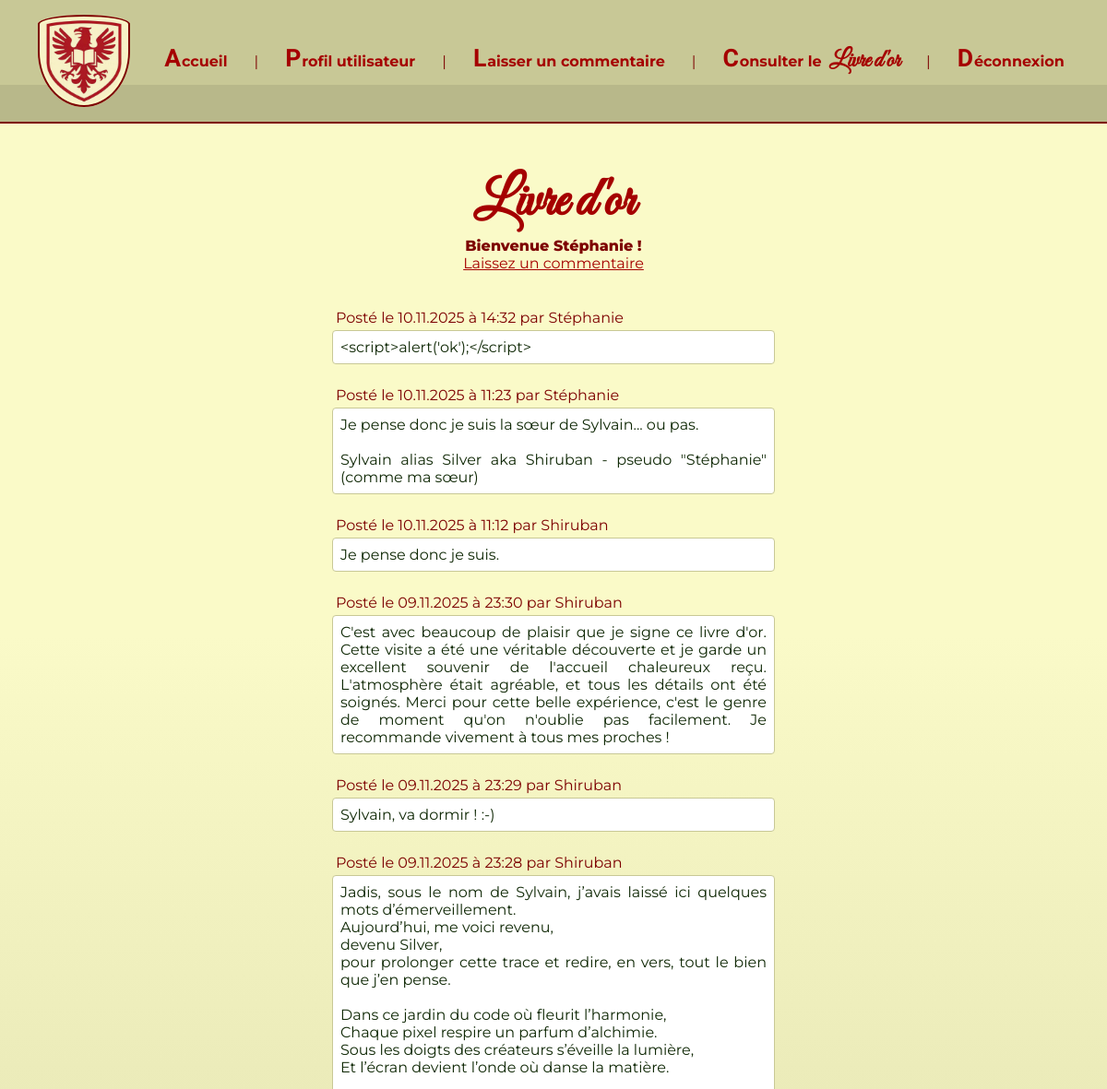
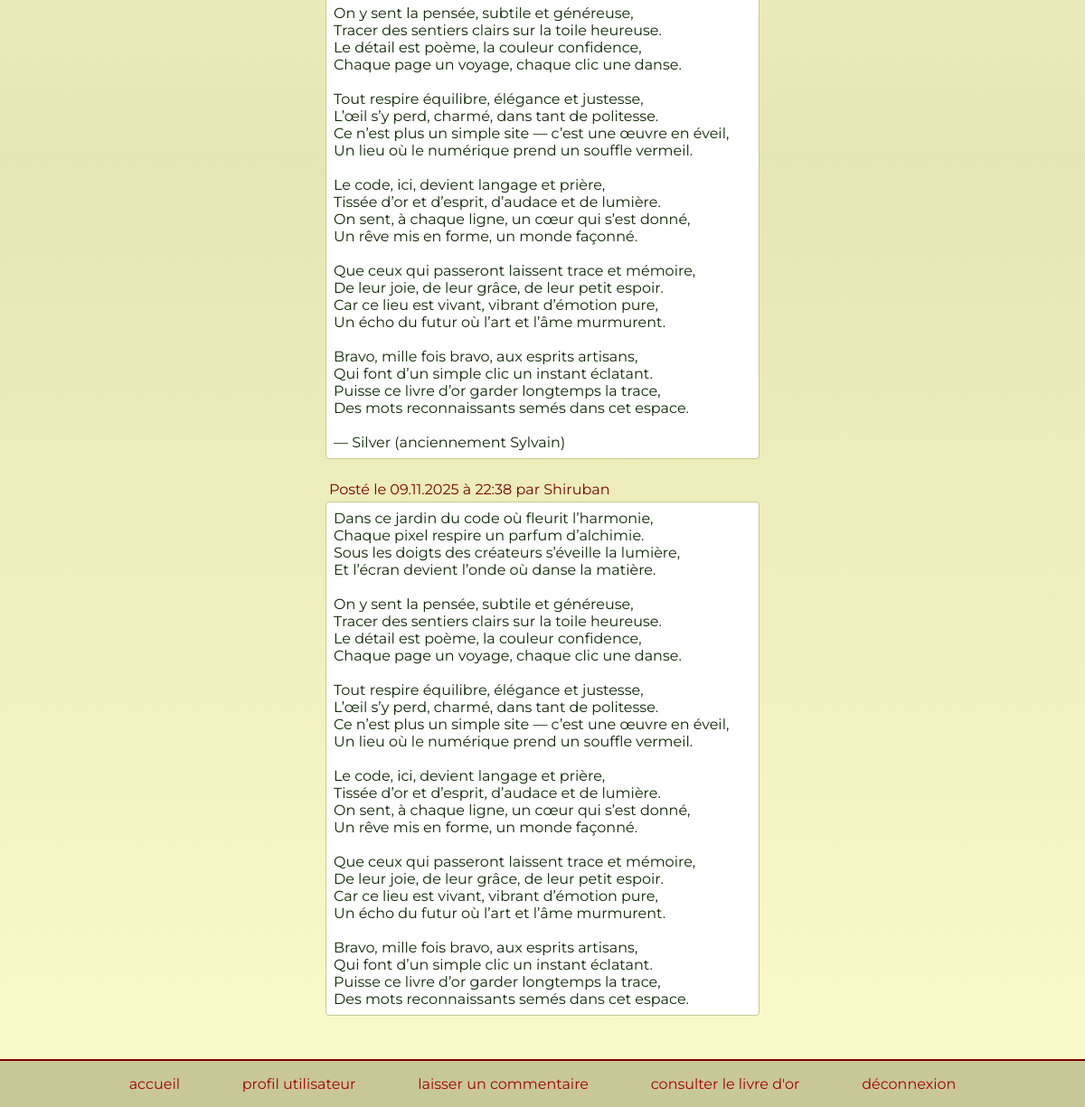
Screenshot of /pages/livre-or.php (signed in) with the database file from the repository (2 pictures, top to bottom).
### tables this page shows
CREATE TABLE `commentaires` (
  `id` int NOT NULL,
  `commentaire` text NOT NULL,
  `id_utilisateur` int NOT NULL,
  `date` datetime NOT NULL DEFAULT CURRENT_TIMESTAMP
);

CREATE TABLE `utilisateurs` (
  `id` int NOT NULL,
  `login` varchar(255) NOT NULL,
  `password` varchar(255) NOT NULL
);

### pages/livre-or.php (the view, shortened to what this page needs)
<?php
require_once '../config/config.php';
$stmt = $pdo->query("
    SELECT
        c.id,
        c.commentaire,
        c.date,
        u.login
    FROM commentaires c
    INNER JOIN utilisateurs u ON c.id_utilisateur = u.id
    ORDER BY c.date DESC
");
$commentaires = $stmt->fetchAll(PDO::FETCH_ASSOC);
?>
<!DOCTYPE html>
<html lang="fr">
<head>
    <link rel="stylesheet" href="../assets/css/style.css">
</head>
<body>
    <?php include_once '../includes/header.php'; ?>
    <main>
        <div class="livredor-page">
            <div class="livredor-margin">
                <h1>Livre d'or</h1>
                <?php if (isset($_SESSION['user_id'])): ?>
                    <p class="form-catchphrase">Bienvenue <?= htmlspecialchars($_SESSION['login']) ?> !</p>
                    <p><a class="array-top" href='commentaire.php'>Laissez un commentaire</a>
                <?php endif; ?>
                <section class="livredor">
                    <div class="livredor-array">
                        <div class="array-group">
                            <?php if (empty($commentaires)): ?>
                                <p style="margin: 2rem 0;">Aucun commentaire pour le moment. Soyez le premier à partager votre avis avec nous !</p>
                            <?php else: ?>
                                <?php foreach ($commentaires as $comment): ?>
                                    <div class="commentaire-item">
                                        <p class="commentaire-info">
                                            Posté le
                                            <?= date('d.m.Y', strtotime($comment['date'])) ?>
                                            à
                                            <?= date('H:i', strtotime($comment['date'])) ?>
                                            par
                                            <?= htmlspecialchars($comment['login']) ?>
                                        </p>
                                        <p class="commentaire-text">
                                            <?= nl2br(htmlspecialchars($comment['commentaire'])) ?>
                                        </p>
                                    </div>
                                <?php endforeach; ?>
                            <?php endif; ?>
                        </div>
                </section>
            </div>
        </div>
    </main>
    <?php include_once '../includes/footer.php'; ?>
</body>
</html>

### assets/css/style.css (style rules this page uses)
* { margin: 0; padding: 0; box-sizing: border-box; }
:root { --dark-red: rgb(125, 0, 0); --red: rgb(165, 0, 0); --very-light-yellow: rgba(250, 250, 200, 0.5); --light-yellow: rgb(250, 250, 200); --light-khaki: rgb(230, 230, 180); --khaki: rgb(200, 200, 150); --dark-khaki: rgb(100, 100, 50); --special-dark-khaki: rgb(15, 40, 5); }
body { position: absolute; font-family: 'Montserrat', 'Lato', sans-serif; width: 100%; min-height: 100vh; display: flex; flex-direction: column; justify-content: space-between; align-items: stretch; text-align: center; color: var(--dark-red); background: var(--special-dark-khaki); }
.form-catchphrase { font-weight: 800; }
.livredor-page { background: content-box linear-gradient( to bottom, var(--light-yellow) 0%, var(--light-yellow) 25%, var(--light-khaki) 55%, var(--light-yellow) 100% ); min-height: 128vh; align-content: center; }
.livredor-margin { margin: 3rem 0 3rem 0; }
.livredor-page h1 { letter-spacing: 0.03rem; color: var(--red); font-family: 'Great Vibes', 'Montserrat', 'Lato', sans-serif; font-size: 3.75rem; font-weight: 900; letter-spacing: -0.07rem; }
.array-top { color: var(--red); }
.array-group { text-align: center; padding: 0 30% 0 30%; margin-top: 2.25rem; }
.commentaire-item { text-align: center; }
.commentaire-info { padding: 0.25rem; margin-top: 1.25rem; text-align: left; }
.commentaire-text { color: var(--special-dark-khaki); background: white; margin-top: 0rem; text-align: justify; padding: 0.5rem; border-radius: 4px; border: 1.5px solid var(--khaki); width: 100%; }

### rows the page displays
commentaires: date "10.11.2025", date "14:32", id_utilisateur.login "Stéphanie", commentaire "<script>alert('ok');</script>"
commentaires: date "10.11.2025", date "11:23", id_utilisateur.login "Stéphanie", commentaire "Je pense donc je suis la sœur de Sylvain... ou pas. Sylvain alias Silver aka Shiruban - pseudo \"Stéphanie\" (comme ma sœur)"
commentaires: date "10.11.2025", date "11:12", id_utilisateur.login "Shiruban", commentaire "Je pense donc je suis."
commentaires: date "09.11.2025", date "23:30", id_utilisateur.login "Shiruban", commentaire "C'est avec beaucoup de plaisir que je signe ce livre d'or. Cette visite a été une véritable découverte et je garde un excellent souvenir de l'accueil chaleureux reçu. L'atmosphère était agréable, et tous les détails ont été soignés. Merci pour cette belle expérience, c'est le genre de moment qu'on n'oublie pas facilement. Je recommande vivement à tous mes proches !"
commentaires: date "09.11.2025", date "23:29", id_utilisateur.login "Shiruban", commentaire "Sylvain, va dormir ! :-)"
commentaires: date "09.11.2025", date "23:28", id_utilisateur.login "Shiruban", commentaire "Jadis, sous le nom de Sylvain, j’avais laissé ici quelques mots d’émerveillement. Aujourd’hui, me voici revenu, devenu Silver, pour prolonger cette trace et redire, en vers, tout le bien que j’en pense. Dans ce jardin du code où fleurit l’harmonie, Chaque pixel respire un parfum d’alchimie. Sous les doigts des créateurs s’éveille la lumière, Et l’écran devient l’onde où danse la matière. On y sent la pensée, subtile et généreuse, Tracer des sentiers clairs sur la toile heureuse. Le détail est poème, la couleur confidence, Chaque page un voyage, chaque clic une danse. Tout respire équilibre, élégance et justesse, L’œil s’y perd, charmé, dans tant de politesse. Ce n’est plus un simple site —…"
commentaires: date "09.11.2025", date "22:38", id_utilisateur.login "Shiruban", commentaire "Dans ce jardin du code où fleurit l’harmonie, Chaque pixel respire un parfum d’alchimie. Sous les doigts des créateurs s’éveille la lumière, Et l’écran devient l’onde où danse la matière. On y sent la pensée, subtile et généreuse, Tracer des sentiers clairs sur la toile heureuse. Le détail est poème, la couleur confidence, Chaque page un voyage, chaque clic une danse. Tout respire équilibre, élégance et justesse, L’œil s’y perd, charmé, dans tant de politesse. Ce n’est plus un simple site — c’est une œuvre en éveil, Un lieu où le numérique prend un souffle vermeil. Le code, ici, devient langage et prière, Tissée d’or et d’esprit, d’audace et de lumière. On sent, à chaque ligne, un cœur qui…"

### other values shown
$_SESSION['login'] "Stéphanie"
